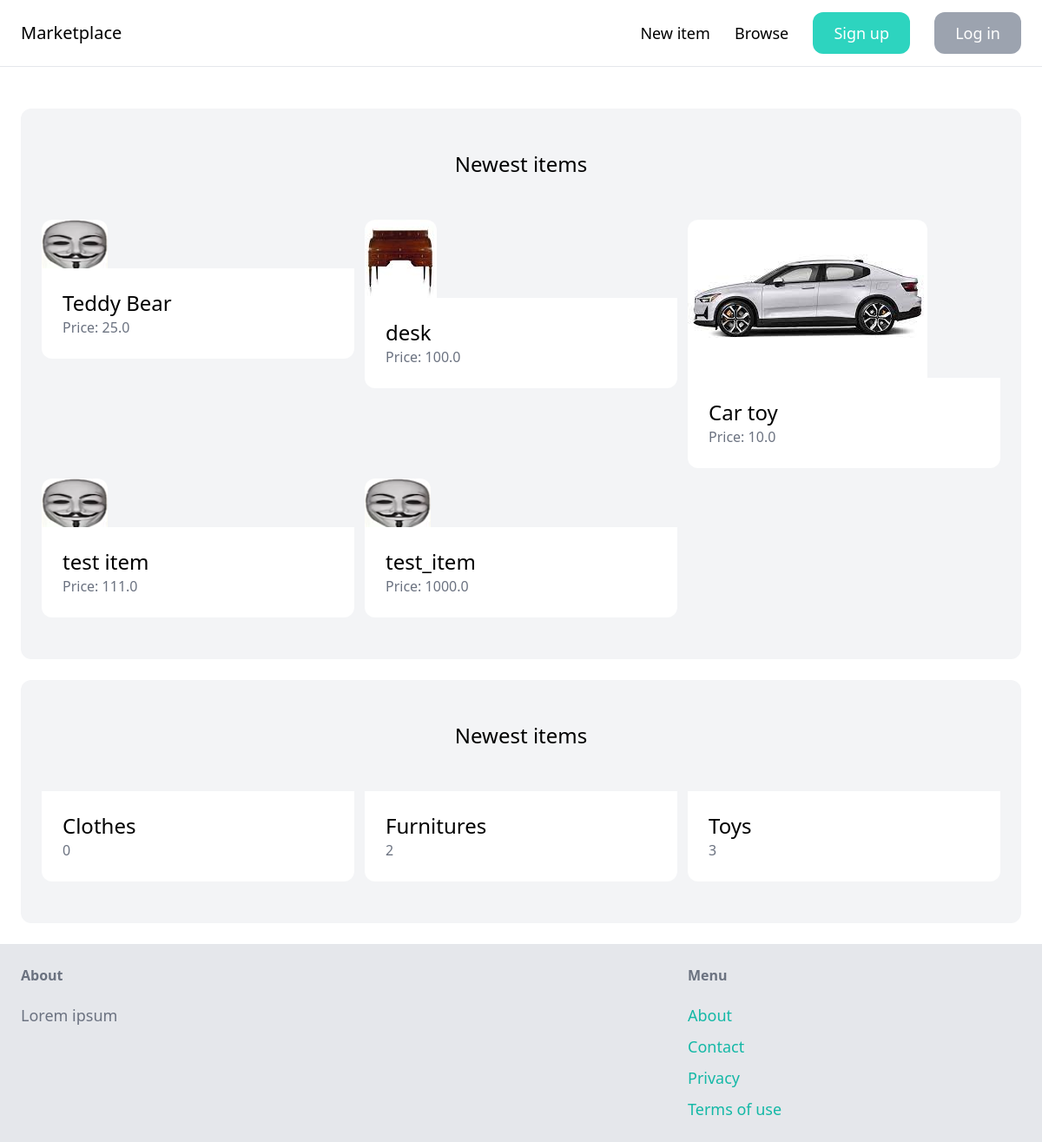
The app's page /, older data.
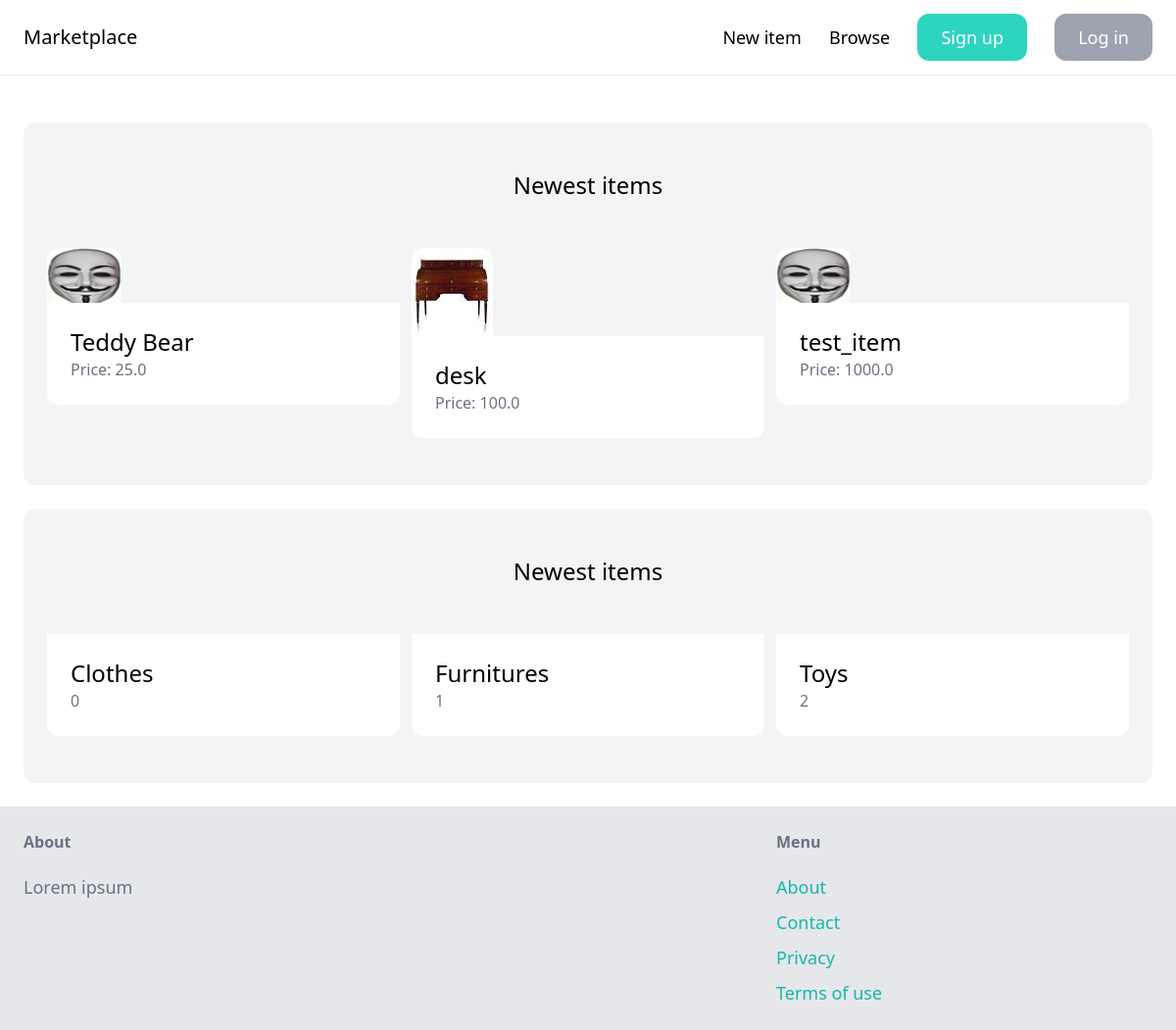
The same page, newer data.
### item/models.py (models this page shows, shortened)
class Item(models.Model):
    name = models.CharField(max_length=256)
    category = models.ForeignKey(Category, related_name='items', on_delete=models.CASCADE)
    description = models.TextField(blank=True, null=True)
    price = models.FloatField()
    image = models.ImageField(upload_to='item_images', blank=True, null=True)
    is_sold = models.BooleanField(default=False)
    created_at = models.DateField(auto_now_add=True)
    created_by = models.ForeignKey(User, related_name='items', on_delete=models.CASCADE)

class Category(models.Model):
    name = models.CharField(max_length=255)
    class Meta:
        ordering = ('name',)
        verbose_name_plural = 'Categories'

### core/views.py (the view)
# urls.py: path('', index, name='index'),
def index(request):
    items = Item.objects.filter(is_sold=False)[:6]  # first six elements
    categories = Category.objects.all()
    return render(request, 'index.html',
                  {
                      'categories': categories,
                      'items': items
                  })

### templates/index.html (shortened to what this page needs)
{% extends 'base.html' %}
{% block content %}
    <div class="mt-6 px-6 py-12 bg-gray-100 rounded-xl">
        <h2 class="mb-12 text-2xl text-center">Newest items</h2>
        <div class="grid grid-cols-3 gap-3">
            {% for item in items %}
                <div>
                    <a href="{% url 'item:detail' item.id %}">
                        <div>
                            <img src="{{ item.image.url }}" class="rounded-t-xl">
                        </div>
                        <div class="p-6 bg-white rounded-b-xl">
                            <h2 class="text-2xl">{{ item.name }}</h2>
                            <p class="text-gray-500">Price: {{ item.price }}</p>
                        </div>
                    </a>
                </div>
            {% endfor %}
        </div>
    </div>
    <div class="mt-6 px-6 py-12 bg-gray-100 rounded-xl">
        <h2 class="mb-12 text-2xl text-center">Newest items</h2>
        <div class="grid grid-cols-3 gap-3">
            {% for category in categories %}
                <div>
                    <a href="#">
                        <div class="p-6 bg-white rounded-b-xl">
                            <h2 class="text-2xl">{{ category.name }}</h2>
                            <p class="text-gray-500">{{ category.items.count }}</p>
                        </div>
                    </a>
                </div>
            {% endfor %}
        </div>
    </div>
{% endblock %}

Row changes from the older to the newer data that the page shows:
removed Item: image (picture), name "Car toy", price "10.0"
removed Item: image (picture), name "test item", price "111.0"
computed for Category "Furnitures": items.count "2" → "1"
computed for Category "Toys": items.count "3" → "2"
